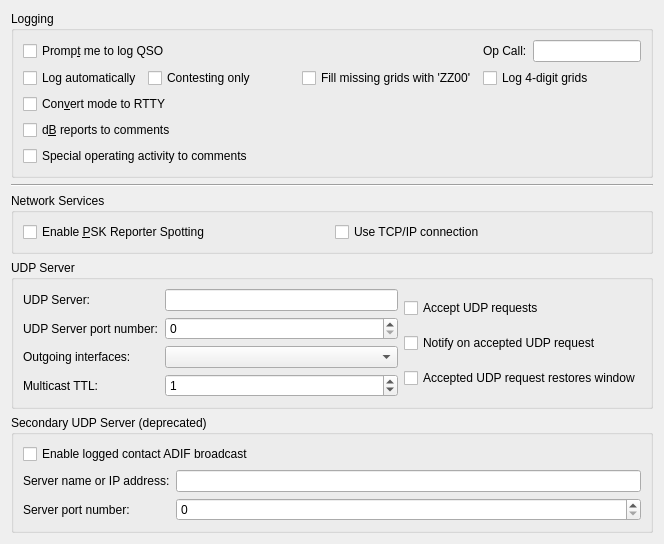
     <widget class="QWidget" name="reporting_tab">
      <attribute name="title">
       <string>Reportin&amp;g</string>
      </attribute>
      <attribute name="toolTip">
       <string>Reporting and logging settings</string>
      </attribute>
      <layout class="QVBoxLayout" name="verticalLayout_5">
       <item>
        <widget class="QGroupBox" name="logging_group_box">
         <property name="title">
          <string>Logging</string>
         </property>
         <layout class="QGridLayout" name="gridLayout_14">
          <item row="6" column="0">
           <widget class="QCheckBox" name="specOp_in_comments_check_box">
            <property name="toolTip">
             <string>&lt;html&gt;&lt;head/&gt;&lt;body&gt;&lt;p&gt;Check this option to note any Special Operating Activity in the comments field.&lt;/p&gt;&lt;/body&gt;&lt;/html&gt;</string>
            </property>
            <property name="text">
             <string>Special operating activity to comments</string>
            </property>
           </widget>
          </item>
          <item row="0" column="1">
           <spacer name="horizontalSpacer_6">
            <property name="orientation">
             <enum>Qt::Horizontal</enum>
            </property>
            <property name="sizeHint" stdset="0">
             <size>
              <width>136</width>
              <height>20</height>
             </size>
            </property>
           </spacer>
          </item>
          <item row="0" column="0">
           <widget class="QCheckBox" name="prompt_to_log_check_box">
            <property name="toolTip">
             <string>The program will pop up a partially completed Log QSO dialog when you send a 73 or free text message.</string>
            </property>
            <property name="text">
             <string>Promp&amp;t me to log QSO</string>
            </property>
           </widget>
          </item>
          <item row="0" column="3">
           <widget class="QLineEdit" name="opCallEntry">
            <property name="toolTip">
             <string>&lt;html&gt;&lt;head/&gt;&lt;body&gt;&lt;p&gt;The callsign of the operator, if different from the station callsign.&lt;/p&gt;&lt;/body&gt;&lt;/html&gt;</string>
            </property>
           </widget>
          </item>
          <item row="1" column="1">
           <widget class="QCheckBox" name="cbZZ00">
            <property name="toolTip">
             <string>&lt;html&gt;&lt;head/&gt;&lt;body&gt;&lt;p&gt;Log 'ZZ00' as grid if the other station doesn't send you a grid.&lt;/p&gt;&lt;/body&gt;&lt;/html&gt;</string>
            </property>
            <property name="text">
             <string>Fill missing grids with 'ZZ00'</string>
            </property>
           </widget>
          </item>
          <item row="0" column="2">
           <widget class="QLabel" name="label_13">
            <property name="text">
             <string>Op Call:</string>
            </property>
            <property name="buddy">
             <cstring>opCallEntry</cstring>
            </property>
           </widget>
          </item>
          <item row="5" column="0">
           <widget class="QCheckBox" name="report_in_comments_check_box">
            <property name="toolTip">
             <string>Some logging programs will not accept the type of reports
saved by this program.
Check this option to save the sent and received reports in the
comments field.</string>
            </property>
            <property name="text">
             <string>d&amp;B reports to comments</string>
            </property>
           </widget>
          </item>
          <item row="1" column="0">
           <layout class="QHBoxLayout" name="horizontalLayout_12">
            <item>
             <widget class="QCheckBox" name="cbAutoLog">
              <property name="toolTip">
               <string>&lt;html&gt;&lt;head/&gt;&lt;body&gt;&lt;p&gt;Check to have QSOs logged automatically, when complete.&lt;/p&gt;&lt;/body&gt;&lt;/html&gt;</string>
              </property>
              <property name="text">
               <string>Log automatically</string>
              </property>
             </widget>
            </item>
            <item>
             <widget class="QCheckBox" name="cbContestingOnly">
              <property name="toolTip">
               <string>&lt;html&gt;&lt;head/&gt;&lt;body&gt;&lt;p&gt;Use 'Log automatically' only for special operating activities.&lt;/p&gt;&lt;/body&gt;&lt;/html&gt;</string>
              </property>
              <property name="text">
               <string>Contesting only</string>
              </property>
             </widget>
            </item>
            <item>
             <spacer name="horizontalSpacer_14">
              <property name="orientation">
               <enum>Qt::Horizontal</enum>
              </property>
              <property name="sizeHint" stdset="0">
               <size>
                <width>40</width>
                <height>20</height>
               </size>
              </property>
             </spacer>
            </item>
           </layout>
          </item>
          <item row="4" column="0">
           <widget class="QCheckBox" name="log_as_RTTY_check_box">
            <property name="toolTip">
             <string>&lt;html&gt;&lt;head/&gt;&lt;body&gt;&lt;p&gt;Some logging programs will not accept WSJT-CB mode names.&lt;/p&gt;&lt;/body&gt;&lt;/html&gt;</string>
            </property>
            <property name="text">
             <string>Con&amp;vert mode to RTTY</string>
            </property>
           </widget>
          </item>
          <item row="1" column="2" colspan="2">
           <widget class="QCheckBox" name="cbLog4digitGrids">
            <property name="toolTip">
             <string>&lt;html&gt;&lt;head/&gt;&lt;body&gt;&lt;p&gt;Shorten 6-digit grid entries and log 4-digit grids instead.&lt;/p&gt;&lt;/body&gt;&lt;/html&gt;</string>
            </property>
            <property name="text">
             <string>Log 4-digit grids</string>
            </property>
           </widget>
          </item>
         </layout>
        </widget>
       </item>
       <item>
        <widget class="Line" name="line_8">
         <property name="orientation">
          <enum>Qt::Horizontal</enum>
         </property>
        </widget>
       </item>
       <item>
        <widget class="QGroupBox" name="network_group_box">
         <property name="title">
          <string>Network Services</string>
         </property>
         <layout class="QHBoxLayout" name="horizontalLayout_22">
          <item>
           <widget class="QCheckBox" name="psk_reporter_check_box">
            <property name="toolTip">
             <string>&lt;html&gt;&lt;head/&gt;&lt;body&gt;&lt;p&gt;The program can send your station details and all decoded signals with grid squares as spots to the http://pskreporter.info web site.&lt;/p&gt;&lt;p&gt;This is used for reverse beacon analysis which is very useful for assessing propagation and system performance.&lt;/p&gt;&lt;/body&gt;&lt;/html&gt;</string>
            </property>
            <property name="text">
             <string>Enable &amp;PSK Reporter Spotting</string>
            </property>
           </widget>
          </item>
          <item>
           <widget class="QCheckBox" name="psk_reporter_tcpip_check_box">
            <property name="toolTip">
             <string>&lt;html&gt;&lt;head/&gt;&lt;body&gt;&lt;p&gt;Check this option if a reliable connection is needed&lt;/p&gt;&lt;p&gt;Most users do not need this, the default uses UDP which is more efficient. Only check this if you have evidence that UDP traffic from you to PSK Reporter is being lost.&lt;/p&gt;&lt;/body&gt;&lt;/html&gt;</string>
            </property>
            <property name="text">
             <string>Use TCP/IP connection</string>
            </property>
           </widget>
          </item>
         </layout>
        </widget>
       </item>
       <item>
        <widget class="QGroupBox" name="groupBox_4">
         <property name="title">
          <string>UDP Server</string>
         </property>
         <layout class="QGridLayout" name="gridLayout_16">
          <item row="0" column="0">
           <layout class="QFormLayout" name="formLayout_6">
            <property name="fieldGrowthPolicy">
             <enum>QFormLayout::AllNonFixedFieldsGrow</enum>
            </property>
            <item row="0" column="0">
             <widget class="QLabel" name="udp_server_label">
              <property name="text">
               <string>UDP Server:</string>
              </property>
              <property name="buddy">
               <cstring>udp_server_line_edit</cstring>
              </property>
             </widget>
            </item>
            <item row="0" column="1">
             <widget class="QLineEdit" name="udp_server_line_edit">
              <property name="toolTip">
               <string>&lt;html&gt;&lt;head/&gt;&lt;body&gt;&lt;p&gt;Optional hostname of network service to receive decodes.&lt;/p&gt;&lt;p&gt;Formats:&lt;/p&gt;&lt;ul style=&quot;margin-top: 0px; margin-bottom: 0px; margin-left: 0px; margin-right: 0px; -qt-list-indent: 1;&quot;&gt;&lt;li style=&quot; margin-top:12px; margin-bottom:0px; margin-left:0px; margin-right:0px; -qt-block-indent:0; text-indent:0px;&quot;&gt;hostname&lt;/li&gt;&lt;li style=&quot; margin-top:0px; margin-bottom:0px; margin-left:0px; margin-right:0px; -qt-block-indent:0; text-indent:0px;&quot;&gt;IPv4 address&lt;/li&gt;&lt;li style=&quot; margin-top:0px; margin-bottom:0px; margin-left:0px; margin-right:0px; -qt-block-indent:0; text-indent:0px;&quot;&gt;IPv6 address&lt;/li&gt;&lt;li style=&quot; margin-top:0px; margin-bottom:0px; margin-left:0px; margin-right:0px; -qt-block-indent:0; text-indent:0px;&quot;&gt;IPv4 multicast group address&lt;/li&gt;&lt;li style=&quot; margin-top:0px; margin-bottom:0px; margin-left:0px; margin-right:0px; -qt-block-indent:0; text-indent:0px;&quot;&gt;IPv6 multicast group address&lt;/li&gt;&lt;/ul&gt;&lt;p&gt;Clearing this field will disable the broadcasting of UDP status updates.&lt;/p&gt;&lt;/body&gt;&lt;/html&gt;</string>
              </property>
              <property name="inputMethodHints">
               <set>Qt::ImhDigitsOnly</set>
              </property>
             </widget>
            </item>
            <item row="1" column="0">
             <widget class="QLabel" name="label_6">
              <property name="text">
               <string>UDP Server port number:</string>
              </property>
              <property name="buddy">
               <cstring>udp_server_port_spin_box</cstring>
              </property>
             </widget>
            </item>
            <item row="1" column="1">
             <widget class="QSpinBox" name="udp_server_port_spin_box">
              <property name="toolTip">
               <string>&lt;html&gt;&lt;head/&gt;&lt;body&gt;&lt;p&gt;Enter the service port number of the UDP server that WSJT-CB should send updates to. If this is zero no updates will be sent.&lt;/p&gt;&lt;/body&gt;&lt;/html&gt;</string>
              </property>
              <property name="maximum">
               <number>65534</number>
              </property>
             </widget>
            </item>
            <item row="2" column="0">
             <widget class="QLabel" name="udp_interfaces_label">
              <property name="text">
               <string>Outgoing interfaces:</string>
              </property>
              <property name="buddy">
               <cstring>udp_interfaces_combo_box</cstring>
              </property>
             </widget>
            </item>
            <item row="2" column="1">
             <widget class="CheckableItemComboBox" name="udp_interfaces_combo_box">
              <property name="toolTip">
               <string>&lt;html&gt;&lt;head/&gt;&lt;body&gt;&lt;p&gt;When sending updates to a multicast group address it is necessary to specify which network interface(s) to send them to. If the loop-back interface is multicast capable then at least that one will be selected.&lt;/p&gt;&lt;p&gt;For most users the loop-back interface is all that is needed, that will allow multiple other applications on the same machine to interoperate with WSJT-CB. If applications running on other hosts are to receive status updates then a suitable network interface should be used.&lt;/p&gt;&lt;p&gt;On some Linux systems it may be necessary to enable multicast on the loop-back network interface.&lt;/p&gt;&lt;/body&gt;&lt;/html&gt;</string>
              </property>
             </widget>
            </item>
            <item row="3" column="0">
             <widget class="QLabel" name="udp_TTL_label">
              <property name="text">
               <string>Multicast TTL:</string>
              </property>
              <property name="buddy">
               <cstring>udp_TTL_spin_box</cstring>
              </property>
             </widget>
            </item>
            <item row="3" column="1">
             <widget class="QSpinBox" name="udp_TTL_spin_box">
              <property name="toolTip">
               <string>&lt;html&gt;&lt;head/&gt;&lt;body&gt;&lt;p&gt;Sets the number or router hops that multicast datagrams are allowed to make. Almost everyone should set this to 1 to keep outgoing multicast traffic withn the local subnet.&lt;/p&gt;&lt;/body&gt;&lt;/html&gt;</string>
              </property>
              <property name="maximum">
               <number>255</number>
              </property>
              <property name="value">
               <number>1</number>
              </property>
             </widget>
            </item>
           </layout>
          </item>
          <item row="0" column="1">
           <layout class="QVBoxLayout" name="verticalLayout_11">
            <item>
             <widget class="QCheckBox" name="accept_udp_requests_check_box">
              <property name="toolTip">
               <string>&lt;html&gt;&lt;head/&gt;&lt;body&gt;&lt;p&gt;With this enabled WSJT-CB will accept certain requests back from a UDP server that receives decode messages.&lt;/p&gt;&lt;/body&gt;&lt;/html&gt;</string>
              </property>
              <property name="text">
               <string>Accept UDP requests</string>
              </property>
             </widget>
            </item>
            <item>
             <widget class="QCheckBox" name="udpWindowToFront">
              <property name="toolTip">
               <string>&lt;html&gt;&lt;head/&gt;&lt;body&gt;&lt;p&gt;Indicate acceptance of an incoming UDP request. The effect of this option varies depending on the operating system and window manager, its intent is to notify the acceptance of an incoming UDP request even if this application is minimized or hidden.&lt;/p&gt;&lt;/body&gt;&lt;/html&gt;</string>
              </property>
              <property name="text">
               <string>Notify on accepted UDP request</string>
              </property>
             </widget>
            </item>
            <item>
             <widget class="QCheckBox" name="udpWindowRestore">
              <property name="toolTip">
               <string>&lt;html&gt;&lt;head/&gt;&lt;body&gt;&lt;p&gt;Restore the window from minimized if an UDP request is accepted.&lt;/p&gt;&lt;/body&gt;&lt;/html&gt;</string>
              </property>
              <property name="text">
               <string>Accepted UDP request restores window</string>
              </property>
             </widget>
            </item>
           </layout>
          </item>
         </layout>
        </widget>
       </item>
       <item>
        <widget class="QGroupBox" name="n1mm_group_box">
         <property name="title">
          <string>Secondary UDP Server (deprecated)</string>
         </property>
         <layout class="QFormLayout" name="formLayout_15">
          <item row="0" column="0" colspan="2">
           <widget class="QCheckBox" name="enable_n1mm_broadcast_check_box">
            <property name="toolTip">
             <string>&lt;html&gt;&lt;head/&gt;&lt;body&gt;&lt;p&gt;When checked, WSJT-CB will broadcast a logged contact in ADIF format to the configured hostname and port. &lt;/p&gt;&lt;/body&gt;&lt;/html&gt;</string>
            </property>
            <property name="text">
             <string>Enable logged contact ADIF broadcast</string>
            </property>
           </widget>
          </item>
          <item row="1" column="0">
           <widget class="QLabel" name="n1mm_server_name_label">
            <property name="text">
             <string>Server name or IP address:</string>
            </property>
            <property name="buddy">
             <cstring>n1mm_server_name_line_edit</cstring>
            </property>
           </widget>
          </item>
          <item row="1" column="1">
           <widget class="QLineEdit" name="n1mm_server_name_line_edit">
            <property name="toolTip">
             <string>&lt;html&gt;&lt;head/&gt;&lt;body&gt;&lt;p&gt;Optional host name of N1MM Logger+ program to receive ADIF UDP broadcasts. This is usually 'localhost' or ip address 127.0.0.1&lt;/p&gt;&lt;p&gt;Formats:&lt;/p&gt;&lt;ul style=&quot;margin-top: 0px; margin-bottom: 0px; margin-left: 0px; margin-right: 0px; -qt-list-indent: 1;&quot;&gt;&lt;li style=&quot; margin-top:12px; margin-bottom:0px; margin-left:0px; margin-right:0px; -qt-block-indent:0; text-indent:0px;&quot;&gt;hostname&lt;/li&gt;&lt;li style=&quot; margin-top:0px; margin-bottom:0px; margin-left:0px; margin-right:0px; -qt-block-indent:0; text-indent:0px;&quot;&gt;IPv4 address&lt;/li&gt;&lt;li style=&quot; margin-top:0px; margin-bottom:0px; margin-left:0px; margin-right:0px; -qt-block-indent:0; text-indent:0px;&quot;&gt;IPv6 address&lt;/li&gt;&lt;li style=&quot; margin-top:0px; margin-bottom:0px; margin-left:0px; margin-right:0px; -qt-block-indent:0; text-indent:0px;&quot;&gt;IPv4 multicast group address&lt;/li&gt;&lt;li style=&quot; margin-top:0px; margin-bottom:0px; margin-left:0px; margin-right:0px; -qt-block-indent:0; text-indent:0px;&quot;&gt;IPv6 multicast group address&lt;/li&gt;&lt;/ul&gt;&lt;p&gt;Clearing this field will disable broadcasting of ADIF information via UDP.&lt;/p&gt;&lt;/body&gt;&lt;/html&gt;</string>
            </property>
           </widget>
          </item>
          <item row="2" column="0">
           <widget class="QLabel" name="n1mm_server_port_label">
            <property name="text">
             <string>Server port number:</string>
            </property>
            <property name="buddy">
             <cstring>n1mm_server_port_spin_box</cstring>
            </property>
           </widget>
          </item>
          <item row="2" column="1">
           <widget class="QSpinBox" name="n1mm_server_port_spin_box">
            <property name="toolTip">
             <string>&lt;html&gt;&lt;head/&gt;&lt;body&gt;&lt;p&gt;Enter the port number that WSJT-CB should use for UDP broadcasts of ADIF log information. For N1MM Logger+, this value should be 2333. If this is zero,  no updates will be broadcast.&lt;/p&gt;&lt;/body&gt;&lt;/html&gt;</string>
            </property>
            <property name="maximum">
             <number>65534</number>
            </property>
           </widget>
          </item>
         </layout>
        </widget>
       </item>
       <item>
        <spacer name="verticalSpacer_4">
         <property name="orientation">
          <enum>Qt::Vertical</enum>
         </property>
         <property name="sizeHint" stdset="0">
          <size>
           <width>0</width>
           <height>0</height>
          </size>
         </property>
        </spacer>
       </item>
      </layout>
     </widget>
